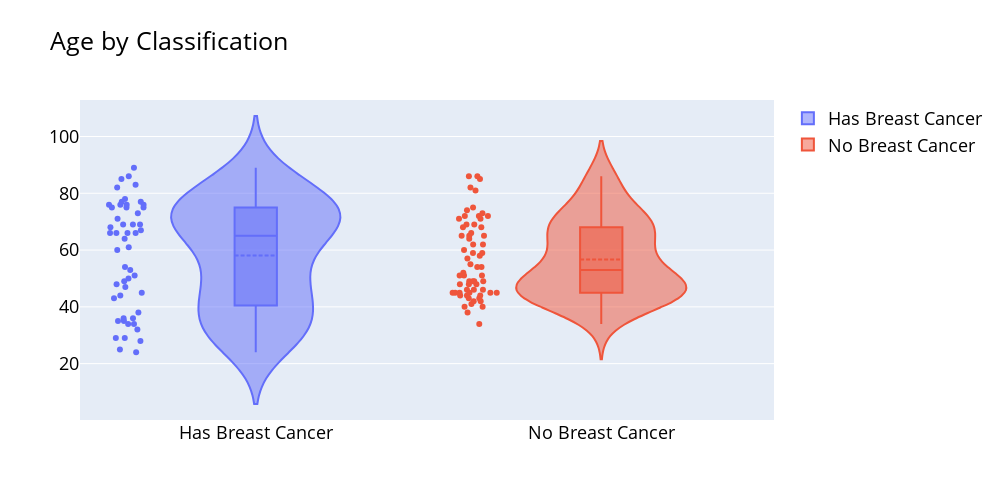
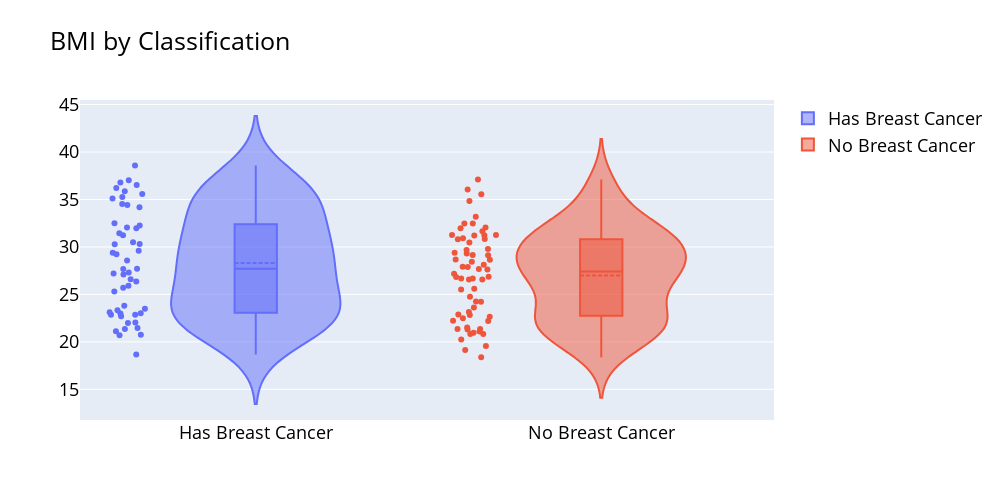
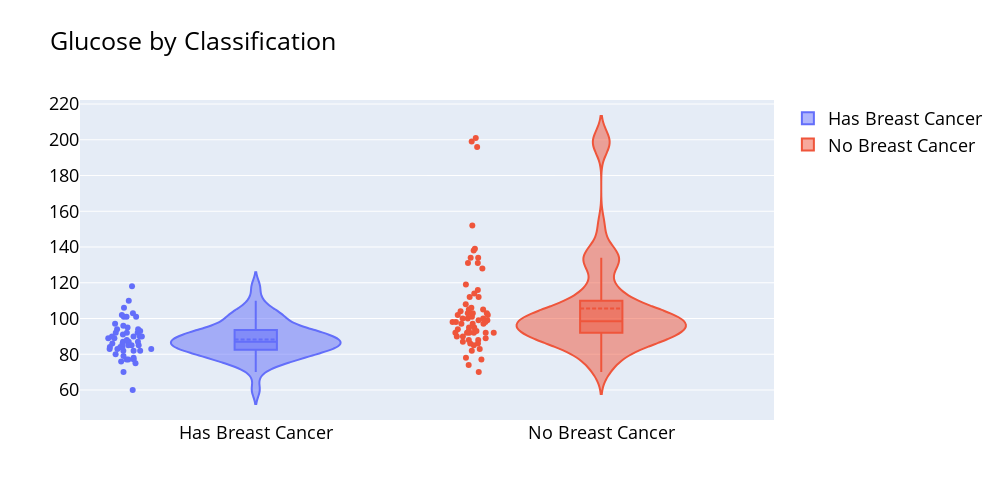
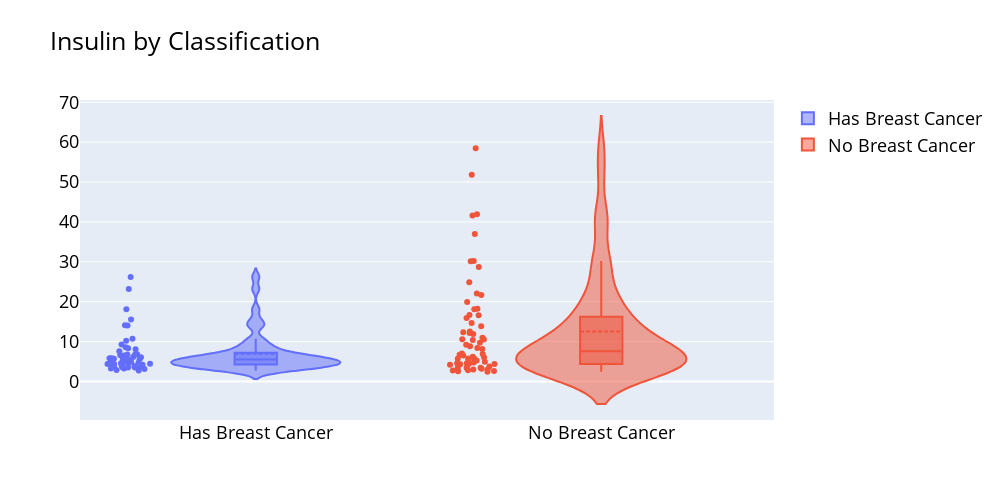

The notebook cell saved with these charts, in order:
### Code cell
## Box plots for each variable, grouped by the "Classification" column.
import plotly.graph_objects as go

# We're labeling the classes 1 and 2 as "Has Breast Cancer" and "No Breast Cancer"
class_labels = {1: "Has Breast Cancer", 2: "No Breast Cancer"}

for column in columns:
    fig = go.Figure()
    for label in class_labels:
        fig.add_trace(go.Violin(
            y=data[data['Classification'] == label][column],
            name=class_labels[label],
            box_visible=True,
            meanline_visible=True,
            points='all'
        ))
    fig.update_layout(
        title=f'{column} by Classification',
        autosize=False,
        width=1000,
        height=500,
        font=dict(size=18, color="black")
    )
    fig.show()

### Figure 1 — Plotly figure (JSON) as saved in the notebook; plotly's stock layout.template omitted (floating-point values rounded to 4 significant figures)
{"data": [{"box": {"visible": true}, "meanline": {"visible": true}, "name": "Has Breast Cancer", "points": "all", "type": "violin", "y": [48, 83, 82, 68, 86, 49, 89, 76, 73, 75, 34, 29, 25, 24, 38, 44, 47, 61, 64, 32, 36, 34, 29, 35, 54, 45, 50, 66, 35, 36, 66, 53, 28, 43, 51, 67, 66, 69, 60, 77, 76, 76, 75, 69, 71, 66, 75, 78, 69, 85, 76, 77]}, {"box": {"visible": true}, "meanline": {"visible": true}, "name": "No Breast Cancer", "points": "all", "type": "violin", "y": [45, 45, 49, 34, 42, 68, 51, 62, 38, 69, 49, 51, 59, 45, 54, 64, 46, 44, 45, 44, 51, 72, 46, 43, 55, 43, 86, 41, 59, 81, 48, 71, 42, 65, 48, 85, 48, 58, 40, 82, 52, 49, 60, 49, 44, 40, 71, 69, 74, 66, 65, 72, 57, 73, 45, 46, 68, 75, 54, 45, 62, 65, 72, 86]}], "layout": {"autosize": false, "font": {"color": "black", "size": 18}, "height": 500, "title": {"text": "Age by Classification"}, "width": 1000}}

### Figure 2 — Plotly figure (JSON) as saved in the notebook; plotly's stock layout.template omitted (floating-point values rounded to 4 significant figures)
{"data": [{"box": {"visible": true}, "meanline": {"visible": true}, "name": "Has Breast Cancer", "points": "all", "type": "violin", "y": [23.5, 20.69, 23.12, 21.37, 21.11, 22.85, 22.7, 23.8, 22.0, 23.0, 21.47, 23.01, 22.86, 18.67, 23.34, 20.76, 22.03, 32.04, 34.53, 36.51, 28.58, 31.98, 32.27, 30.28, 30.48, 37.04, 38.58, 31.45, 35.25, 34.17, 36.21, 36.79, 35.86, 34.42, 27.69, 29.61, 31.24, 35.09, 26.35, 35.59, 29.22, 27.2, 27.3, 32.5, 30.3, 27.7, 25.7, 25.3, 29.4, 26.6, 27.1, 25.9]}, {"box": {"visible": true}, "meanline": {"visible": true}, "name": "No Breast Cancer", "points": "all", "type": "violin", "y": [21.3, 20.83, 20.96, 24.24, 21.36, 21.08, 19.13, 22.66, 22.5, 21.51, 21.37, 22.89, 22.83, 23.14, 24.22, 22.22, 20.83, 19.56, 20.26, 24.74, 18.37, 23.62, 22.21, 26.56, 31.98, 31.25, 26.67, 26.67, 28.67, 31.64, 32.46, 25.51, 29.3, 29.67, 28.12, 27.69, 31.25, 29.15, 30.84, 31.22, 30.8, 32.46, 31.23, 29.78, 27.89, 27.64, 27.92, 28.44, 28.65, 26.56, 30.92, 29.14, 34.84, 37.11, 29.38, 33.18, 35.56, 30.48, 36.05, 26.85, 26.84, 32.05, 25.59, 27.18]}], "layout": {"autosize": false, "font": {"color": "black", "size": 18}, "height": 500, "title": {"text": "BMI by Classification"}, "width": 1000}}

### Figure 3 — Plotly figure (JSON) as saved in the notebook; plotly's stock layout.template omitted (floating-point values rounded to 4 significant figures)
{"data": [{"box": {"visible": true}, "meanline": {"visible": true}, "name": "Has Breast Cancer", "points": "all", "type": "violin", "y": [70, 92, 91, 77, 92, 92, 77, 118, 97, 83, 78, 82, 82, 88, 75, 86, 84, 85, 95, 87, 86, 87, 84, 84, 90, 83, 106, 90, 90, 80, 101, 101, 87, 89, 77, 79, 82, 101, 103, 76, 83, 94, 85, 93, 102, 90, 94, 60, 89, 96, 110, 85]}, {"box": {"visible": true}, "meanline": {"visible": true}, "name": "No Breast Cancer", "points": "all", "type": "violin", "y": [102, 74, 94, 92, 93, 102, 93, 92, 95, 112, 78, 103, 98, 116, 86, 98, 88, 114, 92, 106, 105, 105, 86, 101, 92, 103, 201, 97, 77, 100, 99, 112, 98, 85, 90, 196, 199, 139, 128, 100, 87, 134, 131, 70, 99, 103, 104, 108, 88, 89, 97, 83, 95, 134, 90, 92, 131, 152, 119, 92, 100, 97, 82, 138]}], "layout": {"autosize": false, "font": {"color": "black", "size": 18}, "height": 500, "title": {"text": "Glucose by Classification"}, "width": 1000}}

### Figure 4 — Plotly figure (JSON) as saved in the notebook; plotly's stock layout.template omitted (floating-point values rounded to 4 significant figures)
{"data": [{"box": {"visible": true}, "meanline": {"visible": true}, "name": "Has Breast Cancer", "points": "all", "type": "violin", "y": [2.707, 3.115, 4.498, 3.226, 3.549, 3.226, 4.69, 6.47, 3.35, 4.952, 3.469, 5.663, 4.09, 6.107, 5.782, 7.553, 2.869, 18.08, 4.427, 14.03, 4.345, 4.53, 5.81, 4.376, 5.537, 6.76, 6.703, 9.245, 6.817, 6.59, 15.53, 10.18, 8.576, 23.19, 3.855, 5.819, 4.181, 5.646, 5.138, 3.881, 5.376, 14.07, 5.197, 5.43, 8.34, 6.042, 8.079, 3.508, 10.7, 4.462, 26.21, 4.58]}, {"box": {"visible": true}, "meanline": {"visible": true}, "name": "No Breast Cancer", "points": "all", "type": "violin", "y": [13.85, 4.56, 12.3, 21.7, 2.999, 6.2, 4.364, 3.482, 5.261, 6.683, 2.64, 2.74, 6.862, 4.902, 3.73, 5.7, 3.42, 15.89, 3.44, 58.46, 6.03, 4.42, 36.94, 10.55, 16.64, 4.328, 41.61, 22.03, 3.188, 9.669, 28.68, 10.39, 4.172, 14.65, 2.54, 51.81, 12.16, 16.58, 41.89, 18.08, 30.21, 24.89, 30.13, 8.396, 9.208, 2.432, 18.2, 8.808, 3.012, 6.524, 10.49, 10.95, 12.55, 5.636, 4.713, 5.75, 8.15, 7.01, 11.91, 3.33, 4.53, 5.73, 2.82, 19.91]}], "layout": {"autosize": false, "font": {"color": "black", "size": 18}, "height": 500, "title": {"text": "Insulin by Classification"}, "width": 1000}}
